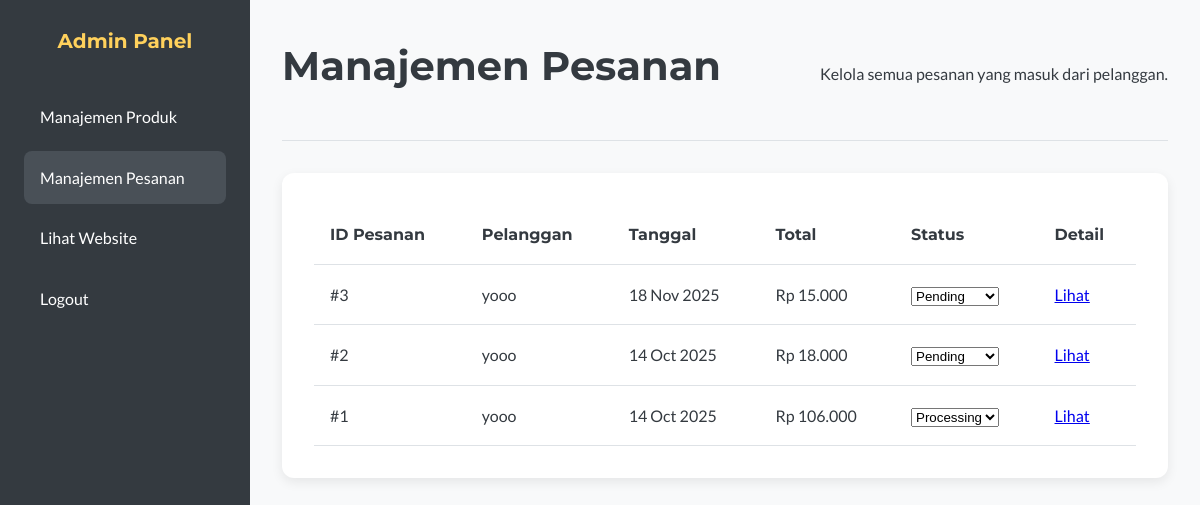
Page /admin/pesanan.php (signed in) on the committed database.
### tables this page shows
CREATE TABLE `orders` (
  `id` int(11) NOT NULL,
  `user_id` int(11) NOT NULL,
  `shipping_address` text NOT NULL,
  `delivery_method` varchar(50) NOT NULL,
  `payment_method` varchar(50) NOT NULL,
  `total_amount` decimal(10,2) NOT NULL,
  `status` enum('Pending','Processing','Shipped','Completed','Cancelled') NOT NULL DEFAULT 'Pending',
  `order_date` timestamp NOT NULL DEFAULT current_timestamp()
);

CREATE TABLE `users` (
  `id` int(11) NOT NULL,
  `username` varchar(50) NOT NULL,
  `email` varchar(100) NOT NULL,
  `password` varchar(255) NOT NULL,
  `role` enum('customer','admin') NOT NULL DEFAULT 'customer',
  `created_at` timestamp NOT NULL DEFAULT current_timestamp()
);

### admin/pesanan.php (the view, shortened to what this page needs)
<?php
include 'auth_check.php';
$sql = "SELECT o.*, u.username FROM orders o JOIN users u ON o.user_id = u.id ORDER BY o.order_date DESC";
$result = mysqli_query($koneksi, $sql);
$statuses = ['Pending', 'Processing', 'Shipped', 'Completed', 'Cancelled'];
?>
<!DOCTYPE html>
<html lang="id">
<head>
    <link rel="stylesheet" href="../style.css">
    <link rel="stylesheet" href="admin_style.css">
</head>
<body>
    <div class="admin-wrapper">
        <div class="admin-sidebar">
            <h3>Admin Panel</h3>
            <ul>
                <li><a href="index.php">Manajemen Produk</a></li>
                <li><a href="pesanan.php" class="active">Manajemen Pesanan</a></li>
                <li><a href="../index.php" target="_blank">Lihat Website</a></li>
                <li><a href="../logout.php">Logout</a></li>
            </ul>
        </div>
        <div class="admin-content">
            <div class="admin-header">
                <h2>Manajemen Pesanan</h2>
                <p>Kelola semua pesanan yang masuk dari pelanggan.</p>
            </div>
            <div class="table-container">
                <table>
                    <thead>
                        <tr>
                            <th>ID Pesanan</th>
                            <th>Pelanggan</th>
                            <th>Tanggal</th>
                            <th>Total</th>
                            <th>Status</th>
                            <th>Detail</th>
                        </tr>
                    </thead>
                    <tbody>
                        <?php while($order = mysqli_fetch_assoc($result)): ?>
                        <tr>
                            <td>#<?php echo $order['id']; ?></td>
                            <td><?php echo htmlspecialchars($order['username']); ?></td>
                            <td><?php echo date('d M Y', strtotime($order['order_date'])); ?></td>
                            <td>Rp <?php echo number_format($order['total_amount'], 0, ',', '.'); ?></td>
                            <td>
                                <select class="status-select" data-order-id="<?php echo $order['id']; ?>">
                                    <?php foreach ($statuses as $status): ?>
                                        <option value="<?php echo $status; ?>" <?php echo ($order['status'] == $status) ? 'selected' : ''; ?>>
                                            <?php echo $status; ?>
                                        </option>
                                    <?php endforeach; ?>
                                </select>
                            </td>
                            <td><a href="detail_pesanan.php?id=<?php echo $order['id']; ?>">Lihat</a></td>
                        </tr>
                        <?php endwhile; ?>
                    </tbody>
                </table>
            </div>
        </div>
    </div>
</body>
</html>

### style.css (style rules this page uses)
:root { --color-primary: #FFD15C; --color-secondary: #33AFFF; --color-bg: #F8F9FA; --color-text: #343A40; --color-white: #FFFFFF; --color-border: #DEE2E6; --color-error: #dc3545; --color-success: #28a745; --font-heading: 'Montserrat', sans-serif; --font-body: 'Lato', sans-serif; --shadow-soft: 0 4px 12px rgba(0, 0, 0, 0.08); --shadow-strong: 0 8px 24px rgba(0, 0, 0, 0.12); --border-radius: 12px; }
* { box-sizing: border-box; margin: 0; padding: 0; }
body { font-family: var(--font-body); background-color: var(--color-bg); color: var(--color-text); line-height: 1.7; font-size: 16px; }
h1, h2, h3, h4, h5, h6 { font-family: var(--font-heading); font-weight: 700; color: var(--color-text); }
h2 { font-size: 2rem; margin-bottom: 1rem; text-align: center; }
h3 { font-size: 1.25rem; margin-bottom: 1rem; }
@media (min-width: 768px) { h2 { font-size: 2.5rem; } }

### admin/admin_style.css (style rules this page uses)
body { background-color: #f8f9fa; }
.admin-wrapper { display: flex; min-height: 100vh; }
.admin-sidebar { width: 250px; background-color: #343a40; color: #fff; padding: 1.5rem; }
.admin-sidebar h3 { color: #FFD15C; margin-bottom: 2rem; text-align: center; }
.admin-sidebar ul { list-style: none; padding: 0; }
.admin-sidebar ul li a { display: block; color: #fff; text-decoration: none; padding: 0.8rem 1rem; border-radius: 8px; margin-bottom: 0.5rem; transition: background-color 0.3s ease; }
.admin-sidebar ul li a:hover, .admin-sidebar ul li a.active { background-color: #495057; }
.admin-content { flex-grow: 1; padding: 2rem; }
.admin-header { display: flex; justify-content: space-between; align-items: center; padding-bottom: 1.5rem; border-bottom: 1px solid #dee2e6; margin-bottom: 2rem; }
.admin-header h2 { text-align: left; }
.table-container { background-color: #fff; padding: 2rem; border-radius: 12px; box-shadow: 0 4px 12px rgba(0, 0, 0, 0.08); }
.table-container table { width: 100%; border-collapse: collapse; }
.table-container th, .table-container td { padding: 1rem; text-align: left; border-bottom: 1px solid #dee2e6; }
.table-container th { font-family: 'Montserrat', sans-serif; }

### rows in the picture
orders: id "3", user.username "yooo", order_date "18 Nov 2025", total_amount "15.000", status+id "Pending"
orders: id "2", user.username "yooo", order_date "14 Oct 2025", total_amount "18.000", status+id "Pending"
orders: id "1", user.username "yooo", order_date "14 Oct 2025", total_amount "106.000", status+id "Processing"
